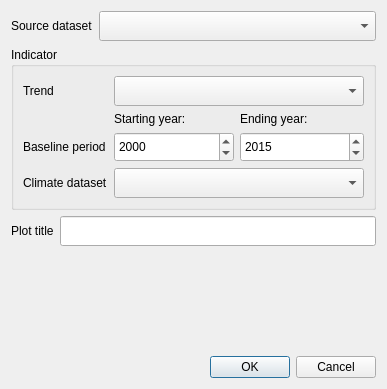
<?xml version="1.0" encoding="UTF-8"?>
<ui version="4.0">
 <class>DlgTimeseries</class>
 <widget class="QDialog" name="DlgTimeseries">
  <property name="geometry">
   <rect>
    <x>0</x>
    <y>0</y>
    <width>384</width>
    <height>389</height>
   </rect>
  </property>
  <property name="sizePolicy">
   <sizepolicy hsizetype="Fixed" vsizetype="Fixed">
    <horstretch>0</horstretch>
    <verstretch>0</verstretch>
   </sizepolicy>
  </property>
  <property name="windowTitle">
   <string>Plot Time Series</string>
  </property>
  <layout class="QGridLayout" name="gridLayout_2">
   <item row="3" column="1" colspan="2">
    <widget class="QLineEdit" name="task_name">
     <property name="sizePolicy">
      <sizepolicy hsizetype="Expanding" vsizetype="Fixed">
       <horstretch>0</horstretch>
       <verstretch>0</verstretch>
      </sizepolicy>
     </property>
     <property name="minimumSize">
      <size>
       <width>200</width>
       <height>30</height>
      </size>
     </property>
     <property name="maxLength">
      <number>160</number>
     </property>
     <property name="frame">
      <bool>true</bool>
     </property>
    </widget>
   </item>
   <item row="5" column="0" colspan="3">
    <widget class="QDialogButtonBox" name="buttonBox">
     <property name="minimumSize">
      <size>
       <width>0</width>
       <height>0</height>
      </size>
     </property>
     <property name="standardButtons">
      <set>QDialogButtonBox::Cancel|QDialogButtonBox::Ok</set>
     </property>
    </widget>
   </item>
   <item row="0" column="0" colspan="2">
    <widget class="QLabel" name="label">
     <property name="text">
      <string>Source dataset</string>
     </property>
    </widget>
   </item>
   <item row="0" column="2">
    <widget class="QComboBox" name="dataset_ndvi">
     <property name="sizePolicy">
      <sizepolicy hsizetype="Expanding" vsizetype="Fixed">
       <horstretch>0</horstretch>
       <verstretch>0</verstretch>
      </sizepolicy>
     </property>
     <property name="minimumSize">
      <size>
       <width>250</width>
       <height>30</height>
      </size>
     </property>
    </widget>
   </item>
   <item row="3" column="0">
    <widget class="QLabel" name="label_2">
     <property name="text">
      <string>Plot title</string>
     </property>
    </widget>
   </item>
   <item row="2" column="0" colspan="3">
    <widget class="QGroupBox" name="groupBox_2">
     <property name="title">
      <string>Indicator</string>
     </property>
     <layout class="QGridLayout" name="gridLayout">
      <item row="0" column="0">
       <widget class="QLabel" name="label_3">
        <property name="text">
         <string>Trend</string>
        </property>
       </widget>
      </item>
      <item row="1" column="1">
       <widget class="QLabel" name="label_7">
        <property name="sizePolicy">
         <sizepolicy hsizetype="Preferred" vsizetype="Fixed">
          <horstretch>0</horstretch>
          <verstretch>0</verstretch>
         </sizepolicy>
        </property>
        <property name="font">
         <font>
          <weight>50</weight>
          <bold>false</bold>
         </font>
        </property>
        <property name="text">
         <string>Starting year:</string>
        </property>
       </widget>
      </item>
      <item row="0" column="1" colspan="2">
       <widget class="QComboBox" name="traj_indic">
        <property name="sizePolicy">
         <sizepolicy hsizetype="Expanding" vsizetype="Fixed">
          <horstretch>0</horstretch>
          <verstretch>0</verstretch>
         </sizepolicy>
        </property>
        <property name="minimumSize">
         <size>
          <width>0</width>
          <height>30</height>
         </size>
        </property>
       </widget>
      </item>
      <item row="1" column="2">
       <widget class="QLabel" name="label_6">
        <property name="sizePolicy">
         <sizepolicy hsizetype="Preferred" vsizetype="Fixed">
          <horstretch>0</horstretch>
          <verstretch>0</verstretch>
         </sizepolicy>
        </property>
        <property name="font">
         <font>
          <weight>50</weight>
          <bold>false</bold>
         </font>
        </property>
        <property name="text">
         <string>Ending year:</string>
        </property>
       </widget>
      </item>
      <item row="2" column="0">
       <widget class="QLabel" name="label_4">
        <property name="text">
         <string>Baseline period</string>
        </property>
       </widget>
      </item>
      <item row="2" column="2">
       <widget class="QDateEdit" name="traj_year_end">
        <property name="sizePolicy">
         <sizepolicy hsizetype="Minimum" vsizetype="Fixed">
          <horstretch>0</horstretch>
          <verstretch>0</verstretch>
         </sizepolicy>
        </property>
        <property name="minimumSize">
         <size>
          <width>0</width>
          <height>30</height>
         </size>
        </property>
        <property name="maximumSize">
         <size>
          <width>16777215</width>
          <height>16777215</height>
         </size>
        </property>
        <property name="date">
         <date>
          <year>2015</year>
          <month>12</month>
          <day>31</day>
         </date>
        </property>
        <property name="maximumDateTime">
         <datetime>
          <hour>23</hour>
          <minute>59</minute>
          <second>59</second>
          <year>2030</year>
          <month>12</month>
          <day>31</day>
         </datetime>
        </property>
        <property name="minimumDate">
         <date>
          <year>1980</year>
          <month>1</month>
          <day>1</day>
         </date>
        </property>
        <property name="displayFormat">
         <string>yyyy</string>
        </property>
       </widget>
      </item>
      <item row="3" column="1" colspan="2">
       <widget class="QComboBox" name="traj_climate">
        <property name="sizePolicy">
         <sizepolicy hsizetype="Expanding" vsizetype="Fixed">
          <horstretch>0</horstretch>
          <verstretch>0</verstretch>
         </sizepolicy>
        </property>
        <property name="minimumSize">
         <size>
          <width>250</width>
          <height>30</height>
         </size>
        </property>
       </widget>
      </item>
      <item row="3" column="0">
       <widget class="QLabel" name="label_5">
        <property name="text">
         <string>Climate dataset</string>
        </property>
       </widget>
      </item>
      <item row="2" column="1">
       <widget class="QDateEdit" name="traj_year_start">
        <property name="sizePolicy">
         <sizepolicy hsizetype="Minimum" vsizetype="Fixed">
          <horstretch>0</horstretch>
          <verstretch>0</verstretch>
         </sizepolicy>
        </property>
        <property name="minimumSize">
         <size>
          <width>0</width>
          <height>30</height>
         </size>
        </property>
        <property name="maximumSize">
         <size>
          <width>120</width>
          <height>35</height>
         </size>
        </property>
        <property name="date">
         <date>
          <year>2000</year>
          <month>1</month>
          <day>1</day>
         </date>
        </property>
        <property name="maximumDate">
         <date>
          <year>2030</year>
          <month>12</month>
          <day>31</day>
         </date>
        </property>
        <property name="minimumDate">
         <date>
          <year>1980</year>
          <month>1</month>
          <day>1</day>
         </date>
        </property>
        <property name="displayFormat">
         <string>yyyy</string>
        </property>
       </widget>
      </item>
     </layout>
    </widget>
   </item>
   <item row="1" column="0" colspan="3">
    <layout class="QVBoxLayout" name="vl_aoi"/>
   </item>
   <item row="4" column="1">
    <spacer name="verticalSpacer">
     <property name="orientation">
      <enum>Qt::Vertical</enum>
     </property>
     <property name="sizeHint" stdset="0">
      <size>
       <width>20</width>
       <height>40</height>
      </size>
     </property>
    </spacer>
   </item>
  </layout>
 </widget>
 <resources/>
 <connections/>
</ui>
